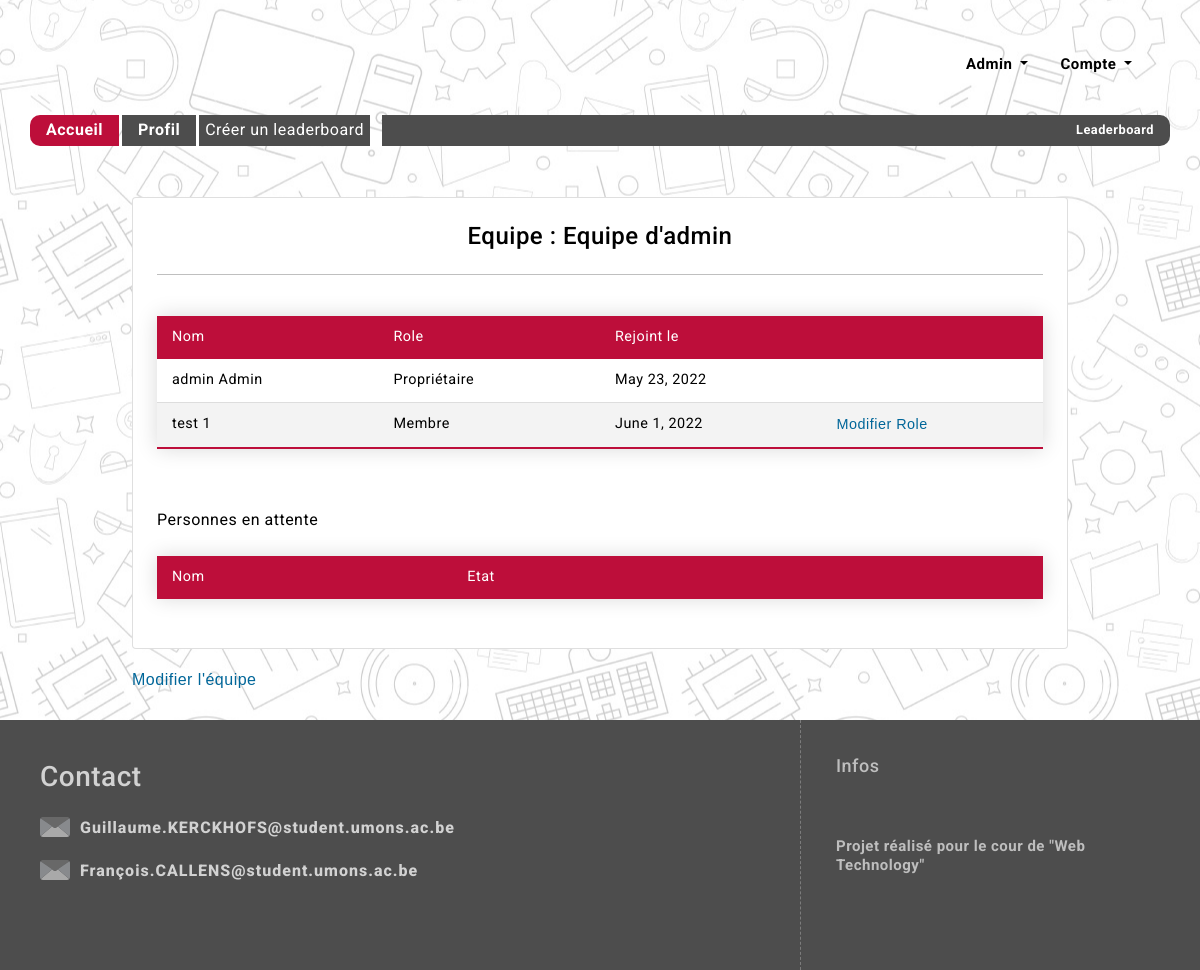
Screenshot of /teamProfil/1/ (signed in) with the database file from the repository.
### users/models.py (models this page shows, shortened)
class Team(models.Model):
    name=models.CharField(max_length=150, unique=True)
    members=models.ManyToManyField(CustomUser,through="Membership")

class Membership(models.Model):
    OWNER = 1
    ADMIN = 2
    MEMBER = 3
    PENDING = 4
    ROLE_CHOICES = (
        (OWNER, 'Propriétaire'),
        (ADMIN, 'Admin'),
        (MEMBER, 'Membre'),
        (PENDING,'En attente')
    )
    member = models.ForeignKey(CustomUser, on_delete=models.CASCADE)
    team = models.ForeignKey(Team, on_delete=models.CASCADE)
    date_joined = models.DateField(default=datetime.now, blank=True)
    role = models.PositiveSmallIntegerField(choices=ROLE_CHOICES, default=PENDING)
    def getRole(self):
        if(self.role==1):
            return 'Propriétaire'
        elif(self.role==2):
            return 'Admin'
        elif(self.role==3):
            return 'Membre'
        else:
            return 'En attente'

class CustomUser(AbstractBaseUser, PermissionsMixin):
    user_name = models.CharField(max_length=150, unique=True)
    email = models.EmailField( unique=True)
    first_name = models.CharField(max_length=150, blank=True)
    last_name = models.CharField(max_length=150, blank=True)
    is_dev = models.BooleanField(default=False)
    is_staff = models.BooleanField(default=False)
    is_active = models.BooleanField(default=True,editable=False)
    objects = CustomAccountManager()
    USERNAME_FIELD = 'user_name'
    REQUIRED_FIELDS = ['email', 'first_name','last_name']

### gui/views.py (the view)
# urls.py: path("teamProfil/<int:team_id>/",teamProfil_view,name="teamProfil"),
@login_required
def teamProfil_view(request,team_id):
	team=getTeam(team_id)
	if(team is not None):
		membership=Membership.objects.filter(team=team)
		m=getRelation(request.user,team)
		if(m is not None):
			role=m.role
			context={'team': team,'membership':membership,'role':role}
			return render(request,'gui/HTML/teamProfil.html',context)
		else:
			role=5
			context={'team': team,'membership':membership,'role':role}
			return render(request,'gui/HTML/teamProfil.html',context)
	else:
		return redirect(profil_view)

### gui/views.py (called while the page is built)
def getTeam(team_id):
	try:
		team=Team.objects.get(id=team_id)
	except:
		team=None
	return team

def getRelation(user,team):
	try:
		membership=Membership.objects.get(member=user,team=team)
	except:
		membership=None
	return membership

### templates/gui/HTML/TeamProfil.html (shortened to what this page needs)
{% extends "gui/HTML/base.html" %}
{% load bootstrap5 %}
{% block content %}
        <div class="container" id="Informations">
                <div class="card p-4">
                    <h4 class="card-title font-weight-bold text-center">Equipe : {{team.name}}</h4>
                    <hr>
                    <div class="card-text">
                        <table>
                            <thead>
                                <tr>
                                    <td>Nom</td>
                                    <td>Role</td>
                                    <td>Rejoint le</td>
                                    <td></td>
                                </tr>
                            </thead>
                            {% for m in membership %}
                                {% if m.role < 4 %}
                                <tr>
                                    <td>{{m.member.last_name}} {{m.member.first_name}} </td>
                                    <td> {{m.getRole}} </td>
                                    <td>  {{m.date_joined}} </td>
                                    <td>
                                    {% if m.member.id == user.id and role != 1 %}
                                        <a href="{% url 'removeUser' membership_id=m.id%}"> Quitter </a>
                                    {% elif role == 1 and m.role != 1 %}
                                        <button hx-get="{% url 'updateUserRole' membership_id=m.id %}" hx-target="#dialog" class="buttonLink"> Modifier Role </button>
                                    {% elif role < m.role %}
                                        <a href="{% url 'removeUser' membership_id=m.id%}"> Exclure </a>
                                    {% endif %}
                                    </td>
                                </tr>
                                {% endif %}
                            {% endfor %}
                        </table>
                        <p> Personnes en attente </p>
                        <table>
                            <thead>
                                <tr>
                                    <td>Nom</td>
                                    <td>Etat</td>
                                    <td></td>
                                </tr>
                            </thead>
                        </table>
                    </div>
                </div>
                {% if role == 1 %}
                    <button hx-get="{% url 'updateTeam' team_id=team.id%}" hx-target="#dialog" class="buttonLink"> Modifier l'équipe </button>
                {% elif role == 4 %}
                    <p> En attente d'une réponse </p>
                {% elif role == 5 %}
                    <a href="{% url 'joinTeam' team_id=team.id %}">Rejoindre </a>
                {% endif %}
        </div>
{% endblock %}

### static/CSS/default.css (style rules this page uses)
* { box-sizing: border-box; font-family: 'Roboto', Arial, Helvetica, sans-serif; letter-spacing: 0.5px; }
html, body { margin: 0; padding: 0; font-size: 16px; line-height: 1.3; height: 100%; }
body { background: url(../images/background_20.png) 600px repeat; background-attachment: fixed; }
.buttonLink { background: none!important; border: none; padding: 0!important; font-family: arial, sans-serif; color: #069; cursor: pointer; }

### static/CSS/style.css (style rules this page uses)
.card { color:black; height: 100%; }
p { margin-top: 1rem; }

### static/CSS/table.css (style rules this page uses)
table { border-collapse: collapse; margin: 25px 0; font-size: 0.9em; font-family: sans-serif; width: 100%; box-shadow: 0 0 20px rgba(0, 0, 0, 0.15); }
table thead tr { background-color: #BD0E3A; color: #ffffff; text-align: left; }
table th, table td { padding: 12px 15px; width: 25%; }
table tbody tr { border-bottom: 1px solid #dddddd; }
table tbody tr:nth-of-type(even) { background-color: #f3f3f3; }
table tbody tr:last-of-type { border-bottom: 2px solid #BD0E3A; }

### rows the page displays
Team: name "Equipe d'admin"
Membership: member.last_name "admin", member.first_name "Admin", getRole "Propriétaire", date_joined "May 23, 2022"
Membership: member.last_name "test", member.first_name "1", getRole "Membre", date_joined "June 1, 2022", shows "Modifier Role"
